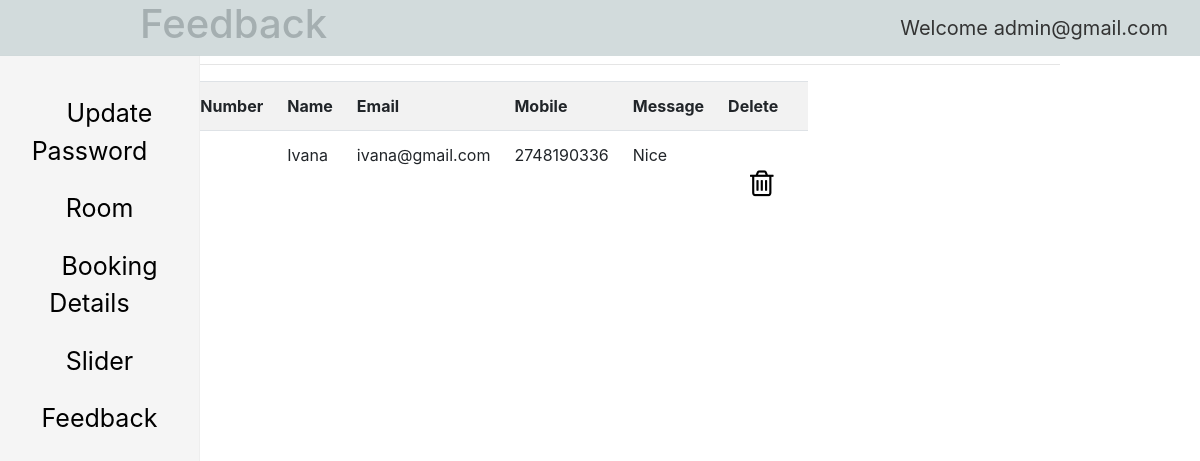
The page /admin/dashboard.php?option=feedback (signed in) on the database its author committed.
### tables this page shows
CREATE TABLE IF NOT EXISTS `feedback` (
  `id` int(11) NOT NULL,
  `name` varchar(100) NOT NULL,
  `email` varchar(100) NOT NULL,
  `mobile` bigint(20) NOT NULL,
  `message` varchar(255) NOT NULL,
  `id_room` int(11) NOT NULL,
  PRIMARY KEY (`id`),
  KEY `id_room` (`id_room`)
);

### admin/feedback.php (the view, shortened to what this page needs)
<table class="table table-striped table-hover table-responsive">
	<h1>Feedback</h1><hr>
	<tr>
		<th>Serial Number</th>
		<th>Name</th>
		<th>Email</th>
		<th>Mobile</th>
		<th>Message</th>
		<th>Delete</th>
	</tr>
<?php
$i=1;
$sql=mysqli_query($con,"SELECT * FROM feedback");
while($res=mysqli_fetch_assoc($sql))
{
$id=$res['id'];
?>
<tr>
		<td><?php echo $i;$i++; ?></td>
		<td><?php echo $res['name']; ?></td>
		<td><?php echo $res['email']; ?></td>
		<td><?php echo $res['mobile']; ?></td>
		<td><?php echo $res['message']; ?></td>
		<td>
            <a href="#"onclick="delFeedback('<?php echo $id; ?>')">
                <i class="fa fa-trash-o"></i>
            </a>
        </td>
	</tr>
<?php
}
?>
</table>

### admin/dashboard.css (style rules this page uses)
.fa-trash-o, .fa-pencil-square-o { color: #000; font-size: 30px !important; }
.fa { padding: 20px; font-size: 20px; text-align: center; margin: 5px 2px; border-radius: 50%; text-decoration: none; }

### rows shown on the page
feedback: name "Ivana", email "ivana@gmail.com", mobile "2748190336", message "Nice"

### other values the page prints
$admin "admin@gmail.com"
